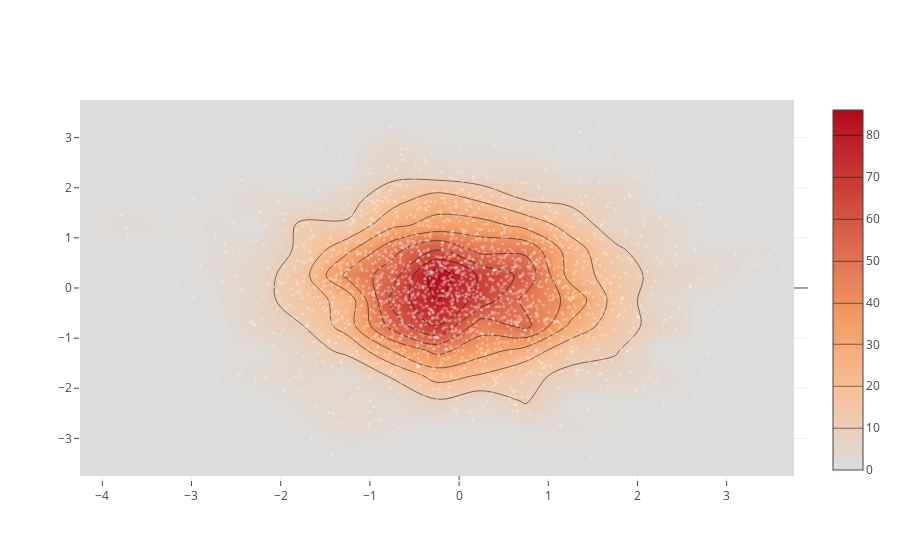

The code cell stored with this chart in its notebook:
### Code cell
iplot([Histogram2dContour(x=x, y=y, contours=Contours(coloring='heatmap')),
       Scatter(x=x, y=y, mode='markers', marker=Marker(color='white', size=3, opacity=0.3))], show_link=False)

### Figure 1 — Plotly figure (JSON) as saved in the notebook; plotly's stock layout.template omitted (floating-point values rounded to 4 significant figures; data arrays with more than 128 entries replaced by an {"elided": "..."} marker saying what was removed)
{"data": [{"contours": {"coloring": "heatmap"}, "type": "histogram2dcontour", "x": {"elided": "2000 float values"}, "y": {"elided": "2000 float values"}}, {"marker": {"color": "white", "opacity": 0.3, "size": 3}, "mode": "markers", "type": "scatter", "x": {"elided": "2000 float values"}, "y": {"elided": "2000 float values"}}], "layout": {}}
